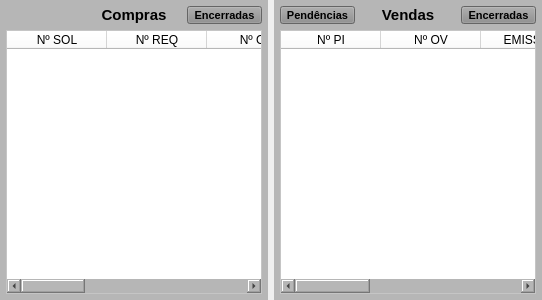
         <widget class="QWidget" name="widget" native="true">
          <property name="minimumSize">
           <size>
            <width>0</width>
            <height>300</height>
           </size>
          </property>
          <layout class="QHBoxLayout" name="horizontalLayout_19">
           <property name="leftMargin">
            <number>0</number>
           </property>
           <property name="topMargin">
            <number>0</number>
           </property>
           <property name="rightMargin">
            <number>0</number>
           </property>
           <property name="bottomMargin">
            <number>0</number>
           </property>
           <item>
            <widget class="QWidget" name="widget_Compras" native="true">
             <property name="maximumSize">
              <size>
               <width>16777215</width>
               <height>16777215</height>
              </size>
             </property>
             <property name="styleSheet">
              <string notr="true">background-color: rgb(182, 182, 182);</string>
             </property>
             <layout class="QVBoxLayout" name="verticalLayout_10">
              <property name="leftMargin">
               <number>6</number>
              </property>
              <property name="topMargin">
               <number>6</number>
              </property>
              <property name="rightMargin">
               <number>6</number>
              </property>
              <property name="bottomMargin">
               <number>6</number>
              </property>
              <item>
               <widget class="QWidget" name="widget_20" native="true">
                <property name="minimumSize">
                 <size>
                  <width>0</width>
                  <height>18</height>
                 </size>
                </property>
                <property name="maximumSize">
                 <size>
                  <width>16777215</width>
                  <height>18</height>
                 </size>
                </property>
                <layout class="QHBoxLayout" name="horizontalLayout_17">
                 <property name="leftMargin">
                  <number>0</number>
                 </property>
                 <property name="topMargin">
                  <number>0</number>
                 </property>
                 <property name="rightMargin">
                  <number>0</number>
                 </property>
                 <property name="bottomMargin">
                  <number>0</number>
                 </property>
                 <item>
                  <widget class="QLabel" name="label_10">
                   <property name="minimumSize">
                    <size>
                     <width>75</width>
                     <height>0</height>
                    </size>
                   </property>
                   <property name="maximumSize">
                    <size>
                     <width>75</width>
                     <height>16777215</height>
                    </size>
                   </property>
                   <property name="text">
                    <string/>
                   </property>
                  </widget>
                 </item>
                 <item>
                  <widget class="QLabel" name="label_67">
                   <property name="minimumSize">
                    <size>
                     <width>0</width>
                     <height>18</height>
                    </size>
                   </property>
                   <property name="maximumSize">
                    <size>
                     <width>16777215</width>
                     <height>18</height>
                    </size>
                   </property>
                   <property name="font">
                    <font>
                     <pointsize>11</pointsize>
                     <weight>75</weight>
                     <bold>true</bold>
                    </font>
                   </property>
                   <property name="text">
                    <string>Compras</string>
                   </property>
                   <property name="alignment">
                    <set>Qt::AlignCenter</set>
                   </property>
                  </widget>
                 </item>
                 <item>
                  <widget class="QPushButton" name="btn_Compras">
                   <property name="sizePolicy">
                    <sizepolicy hsizetype="Preferred" vsizetype="Preferred">
                     <horstretch>0</horstretch>
                     <verstretch>0</verstretch>
                    </sizepolicy>
                   </property>
                   <property name="minimumSize">
                    <size>
                     <width>75</width>
                     <height>0</height>
                    </size>
                   </property>
                   <property name="maximumSize">
                    <size>
                     <width>75</width>
                     <height>16777215</height>
                    </size>
                   </property>
                   <property name="font">
                    <font>
                     <pointsize>8</pointsize>
                     <weight>75</weight>
                     <bold>true</bold>
                    </font>
                   </property>
                   <property name="cursor">
                    <cursorShape>PointingHandCursor</cursorShape>
                   </property>
                   <property name="layoutDirection">
                    <enum>Qt::LeftToRight</enum>
                   </property>
                   <property name="autoFillBackground">
                    <bool>false</bool>
                   </property>
                   <property name="styleSheet">
                    <string notr="true">background-color: rgb(141, 141, 141);</string>
                   </property>
                   <property name="text">
                    <string>Encerradas</string>
                   </property>
                   <property name="checkable">
                    <bool>false</bool>
                   </property>
                   <property name="autoDefault">
                    <bool>false</bool>
                   </property>
                   <property name="default">
                    <bool>false</bool>
                   </property>
                   <property name="flat">
                    <bool>false</bool>
                   </property>
                  </widget>
                 </item>
                </layout>
               </widget>
              </item>
              <item>
               <widget class="QTableWidget" name="table_Compra">
                <property name="sizePolicy">
                 <sizepolicy hsizetype="Preferred" vsizetype="Preferred">
                  <horstretch>0</horstretch>
                  <verstretch>0</verstretch>
                 </sizepolicy>
                </property>
                <property name="font">
                 <font>
                  <pointsize>9</pointsize>
                 </font>
                </property>
                <property name="styleSheet">
                 <string notr="true">background-color: rgb(255, 255, 255);</string>
                </property>
                <column>
                 <property name="text">
                  <string>Nº SOL</string>
                 </property>
                </column>
                <column>
                 <property name="text">
                  <string>Nº REQ</string>
                 </property>
                </column>
                <column>
                 <property name="text">
                  <string>Nº OC</string>
                 </property>
                </column>
                <column>
                 <property name="text">
                  <string>EMISSÃO</string>
                 </property>
                </column>
                <column>
                 <property name="text">
                  <string>FORNECEDOR</string>
                 </property>
                </column>
                <column>
                 <property name="text">
                  <string>QTDE</string>
                 </property>
                </column>
                <column>
                 <property name="text">
                  <string>ENTREGA</string>
                 </property>
                </column>
               </widget>
              </item>
             </layout>
            </widget>
           </item>
           <item>
            <widget class="QWidget" name="widget_Vendas" native="true">
             <property name="minimumSize">
              <size>
               <width>0</width>
               <height>0</height>
              </size>
             </property>
             <property name="maximumSize">
              <size>
               <width>16777215</width>
               <height>16777215</height>
              </size>
             </property>
             <property name="styleSheet">
              <string notr="true">background-color: rgb(182, 182, 182);</string>
             </property>
             <layout class="QVBoxLayout" name="verticalLayout_5">
              <property name="leftMargin">
               <number>6</number>
              </property>
              <property name="topMargin">
               <number>6</number>
              </property>
              <property name="rightMargin">
               <number>6</number>
              </property>
              <property name="bottomMargin">
               <number>6</number>
              </property>
              <item>
               <widget class="QWidget" name="widget_22" native="true">
                <property name="minimumSize">
                 <size>
                  <width>0</width>
                  <height>18</height>
                 </size>
                </property>
                <property name="maximumSize">
                 <size>
                  <width>16777215</width>
                  <height>18</height>
                 </size>
                </property>
                <layout class="QHBoxLayout" name="horizontalLayout_21">
                 <property name="leftMargin">
                  <number>0</number>
                 </property>
                 <property name="topMargin">
                  <number>0</number>
                 </property>
                 <property name="rightMargin">
                  <number>0</number>
                 </property>
                 <property name="bottomMargin">
                  <number>0</number>
                 </property>
                 <item>
                  <widget class="QPushButton" name="btn_Pendencias">
                   <property name="sizePolicy">
                    <sizepolicy hsizetype="Preferred" vsizetype="Preferred">
                     <horstretch>0</horstretch>
                     <verstretch>0</verstretch>
                    </sizepolicy>
                   </property>
                   <property name="minimumSize">
                    <size>
                     <width>75</width>
                     <height>0</height>
                    </size>
                   </property>
                   <property name="maximumSize">
                    <size>
                     <width>75</width>
                     <height>16777215</height>
                    </size>
                   </property>
                   <property name="font">
                    <font>
                     <pointsize>8</pointsize>
                     <weight>75</weight>
                     <bold>true</bold>
                    </font>
                   </property>
                   <property name="cursor">
                    <cursorShape>PointingHandCursor</cursorShape>
                   </property>
                   <property name="layoutDirection">
                    <enum>Qt::LeftToRight</enum>
                   </property>
                   <property name="autoFillBackground">
                    <bool>false</bool>
                   </property>
                   <property name="styleSheet">
                    <string notr="true">background-color: rgb(141, 141, 141);</string>
                   </property>
                   <property name="text">
                    <string>Pendências</string>
                   </property>
                   <property name="checkable">
                    <bool>false</bool>
                   </property>
                   <property name="autoDefault">
                    <bool>false</bool>
                   </property>
                   <property name="default">
                    <bool>false</bool>
                   </property>
                   <property name="flat">
                    <bool>false</bool>
                   </property>
                  </widget>
                 </item>
                 <item>
                  <widget class="QLabel" name="label_63">
                   <property name="minimumSize">
                    <size>
                     <width>0</width>
                     <height>18</height>
                    </size>
                   </property>
                   <property name="maximumSize">
                    <size>
                     <width>16777215</width>
                     <height>18</height>
                    </size>
                   </property>
                   <property name="font">
                    <font>
                     <pointsize>11</pointsize>
                     <weight>75</weight>
                     <bold>true</bold>
                    </font>
                   </property>
                   <property name="text">
                    <string>Vendas</string>
                   </property>
                   <property name="alignment">
                    <set>Qt::AlignCenter</set>
                   </property>
                  </widget>
                 </item>
                 <item>
                  <widget class="QPushButton" name="btn_Vendas">
                   <property name="sizePolicy">
                    <sizepolicy hsizetype="Preferred" vsizetype="Preferred">
                     <horstretch>0</horstretch>
                     <verstretch>0</verstretch>
                    </sizepolicy>
                   </property>
                   <property name="minimumSize">
                    <size>
                     <width>75</width>
                     <height>0</height>
                    </size>
                   </property>
                   <property name="maximumSize">
                    <size>
                     <width>75</width>
                     <height>16777215</height>
                    </size>
                   </property>
                   <property name="font">
                    <font>
                     <pointsize>8</pointsize>
                     <weight>75</weight>
                     <bold>true</bold>
                    </font>
                   </property>
                   <property name="cursor">
                    <cursorShape>PointingHandCursor</cursorShape>
                   </property>
                   <property name="layoutDirection">
                    <enum>Qt::LeftToRight</enum>
                   </property>
                   <property name="autoFillBackground">
                    <bool>false</bool>
                   </property>
                   <property name="styleSheet">
                    <string notr="true">background-color: rgb(141, 141, 141);</string>
                   </property>
                   <property name="text">
                    <string>Encerradas</string>
                   </property>
                   <property name="checkable">
                    <bool>false</bool>
                   </property>
                   <property name="autoDefault">
                    <bool>false</bool>
                   </property>
                   <property name="default">
                    <bool>false</bool>
                   </property>
                   <property name="flat">
                    <bool>false</bool>
                   </property>
                  </widget>
                 </item>
                </layout>
               </widget>
              </item>
              <item>
               <widget class="QTableWidget" name="table_Venda">
                <property name="sizePolicy">
                 <sizepolicy hsizetype="Preferred" vsizetype="Preferred">
                  <horstretch>0</horstretch>
                  <verstretch>0</verstretch>
                 </sizepolicy>
                </property>
                <property name="font">
                 <font>
                  <pointsize>9</pointsize>
                 </font>
                </property>
                <property name="styleSheet">
                 <string notr="true">background-color: rgb(255, 255, 255);</string>
                </property>
                <column>
                 <property name="text">
                  <string>Nº PI</string>
                 </property>
                </column>
                <column>
                 <property name="text">
                  <string>Nº OV</string>
                 </property>
                </column>
                <column>
                 <property name="text">
                  <string>EMISSÃO</string>
                 </property>
                </column>
                <column>
                 <property name="text">
                  <string>CLIENTE</string>
                 </property>
                </column>
                <column>
                 <property name="text">
                  <string>QTDE</string>
                 </property>
                </column>
                <column>
                 <property name="text">
                  <string>ENTREGA</string>
                 </property>
                </column>
               </widget>
              </item>
             </layout>
            </widget>
           </item>
          </layout>
         </widget>
